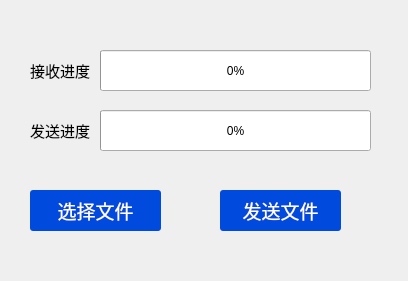
<?xml version="1.0" encoding="UTF-8"?>
<ui version="4.0">
 <class>Sendfile</class>
 <widget class="QDialog" name="Sendfile">
  <property name="geometry">
   <rect>
    <x>0</x>
    <y>0</y>
    <width>408</width>
    <height>281</height>
   </rect>
  </property>
  <property name="windowTitle">
   <string>Dialog</string>
  </property>
  <widget class="QProgressBar" name="receiveProgressBar">
   <property name="geometry">
    <rect>
     <x>100</x>
     <y>110</y>
     <width>271</width>
     <height>41</height>
    </rect>
   </property>
   <property name="value">
    <number>0</number>
   </property>
  </widget>
  <widget class="QProgressBar" name="sendProgressBar">
   <property name="geometry">
    <rect>
     <x>100</x>
     <y>50</y>
     <width>271</width>
     <height>41</height>
    </rect>
   </property>
   <property name="value">
    <number>0</number>
   </property>
  </widget>
  <widget class="QPushButton" name="open_pushButton">
   <property name="geometry">
    <rect>
     <x>30</x>
     <y>190</y>
     <width>131</width>
     <height>41</height>
    </rect>
   </property>
   <property name="font">
    <font>
     <family>腾祥嘉丽纤圆繁</family>
     <pointsize>14</pointsize>
    </font>
   </property>
   <property name="styleSheet">
    <string notr="true">QPushButton { background-color:rgb(0, 74, 222); border-radius: 3px; color: rgb(255, 255, 255); } QPushButton:hover { background-color:rgb(0, 84, 253); }</string>
   </property>
   <property name="text">
    <string>选择文件</string>
   </property>
  </widget>
  <widget class="QPushButton" name="send_pushButton">
   <property name="geometry">
    <rect>
     <x>220</x>
     <y>190</y>
     <width>121</width>
     <height>41</height>
    </rect>
   </property>
   <property name="font">
    <font>
     <family>腾祥嘉丽纤圆繁</family>
     <pointsize>14</pointsize>
    </font>
   </property>
   <property name="styleSheet">
    <string notr="true">QPushButton { background-color:rgb(0, 74, 222); border-radius: 3px; color: rgb(255, 255, 255); } QPushButton:hover { background-color:rgb(0, 84, 253); }</string>
   </property>
   <property name="text">
    <string>发送文件</string>
   </property>
  </widget>
  <widget class="QLabel" name="label">
   <property name="geometry">
    <rect>
     <x>30</x>
     <y>115</y>
     <width>61</width>
     <height>31</height>
    </rect>
   </property>
   <property name="font">
    <font>
     <family>微软雅黑 Light</family>
     <pointsize>11</pointsize>
    </font>
   </property>
   <property name="text">
    <string>发送进度</string>
   </property>
  </widget>
  <widget class="QLabel" name="label_2">
   <property name="geometry">
    <rect>
     <x>30</x>
     <y>55</y>
     <width>61</width>
     <height>31</height>
    </rect>
   </property>
   <property name="font">
    <font>
     <family>微软雅黑 Light</family>
     <pointsize>11</pointsize>
    </font>
   </property>
   <property name="text">
    <string>接收进度</string>
   </property>
  </widget>
 </widget>
 <resources/>
 <connections/>
</ui>
